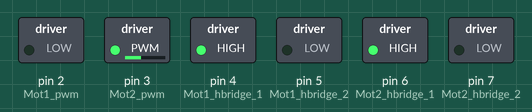
This sketch was run on a simulated Arduino Uno, built with avr-gcc and run on an emulated ATmega328P. On the bench: switched loads named in the sketch (green lamp = pin HIGH).

Above: at 0.05 s.
At 2.05 s:
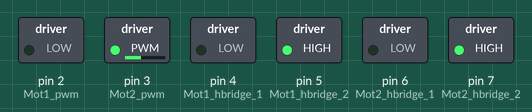
At 4.05 s:
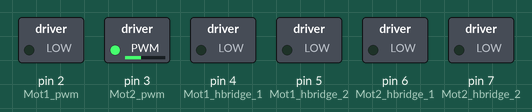
At 8.05 s:
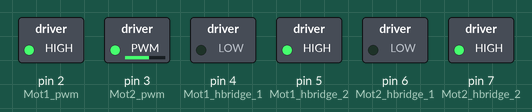
At 11.15 s:
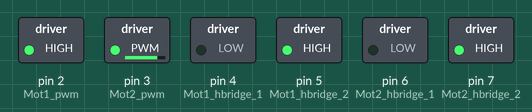
At 16.15 s:
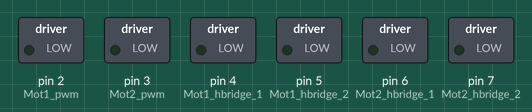
Timing chart, 0 to 21.1 s (numbered marks = the images above):
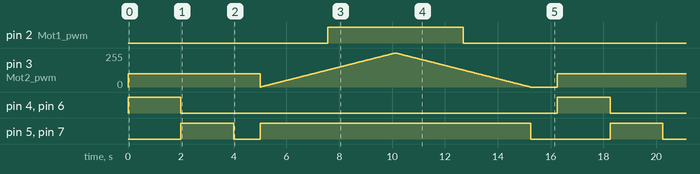

The sketch:

onboard_motor_test.ino
```cpp
// Motor 1 connections
int Mot1_pwm = 2;
int Mot1_hbridge_1 = 4;
int Mot1_hbridge_2 = 5;
// Motor 2 connections
int Mot2_pwm = 3;
int Mot2_hbridge_1 = 6;
int Mot2_hbridge_2 = 7;

void setup() {
	// Set all the motor control pins to outputs
	pinMode(Mot1_pwm, OUTPUT);
	pinMode(Mot2_pwm, OUTPUT);
	pinMode(Mot1_hbridge_1, OUTPUT);
	pinMode(Mot1_hbridge_2, OUTPUT);
	pinMode(Mot2_hbridge_1, OUTPUT);
	pinMode(Mot2_hbridge_2, OUTPUT);

	// Turn off motors - Initial state
	digitalWrite(Mot1_hbridge_1, LOW);
	digitalWrite(Mot1_hbridge_2, LOW);
	digitalWrite(Mot2_hbridge_1, LOW);
	digitalWrite(Mot2_hbridge_2, LOW);
}

void loop() {

	directionControl();
	delay(1000);
	speedControl();
	delay(1000);
}

// This function lets you control spinning direction of motors
void directionControl() {
	// Set motors to maximum speed
	// For PWM maximum possible values are 0 to 255
	analogWrite(Mot1_pwm, 100);
	analogWrite(Mot2_pwm, 100);

	// Turn on motor 1 & 2
	digitalWrite(Mot1_hbridge_1, HIGH);
	digitalWrite(Mot1_hbridge_2, LOW);
	digitalWrite(Mot2_hbridge_1, HIGH);
	digitalWrite(Mot2_hbridge_2, LOW);
	delay(2000);

	// Now change motor directions
	digitalWrite(Mot1_hbridge_1, LOW);
	digitalWrite(Mot1_hbridge_2, HIGH);
	digitalWrite(Mot2_hbridge_1, LOW);
	digitalWrite(Mot2_hbridge_2, HIGH);
	delay(2000);

	// Turn off motors
	digitalWrite(Mot1_hbridge_1, LOW);
	digitalWrite(Mot1_hbridge_2, LOW);
	digitalWrite(Mot2_hbridge_1, LOW);
	digitalWrite(Mot2_hbridge_2, LOW);
}

// This function lets you control speed of the motors
void speedControl() {
	// Turn on motors
	digitalWrite(Mot1_hbridge_1, LOW);
	digitalWrite(Mot1_hbridge_2, HIGH);
	digitalWrite(Mot2_hbridge_1, LOW);
	digitalWrite(Mot2_hbridge_2, HIGH);

	// Accelerate from zero to maximum speed
	for (int i = 0; i < 256; i++) {
		analogWrite(Mot1_pwm, i);
		analogWrite(Mot2_pwm, i);
		delay(20);
	}

	// Decelerate from maximum speed to zero
	for (int i = 255; i >= 0; --i) {
		analogWrite(Mot1_pwm, i);
		analogWrite(Mot2_pwm, i);
		delay(20);
	}

	// Now turn off motors
	digitalWrite(Mot1_hbridge_1, LOW);
	digitalWrite(Mot1_hbridge_2, LOW);
	digitalWrite(Mot2_hbridge_1, LOW);
	digitalWrite(Mot2_hbridge_2, LOW);
}
```

Measured:
- by itself, pin 2 (Mot1_pwm): alternates HIGH for 5.1 s and LOW for 11.1 s
- by itself, pin 4 (Mot1_hbridge_1), pin 6 (Mot2_hbridge_1): alternates HIGH for 2.0 s and LOW for 14.3 s
- by itself, pin 5 (Mot1_hbridge_2), pin 7 (Mot2_hbridge_2): repeats every 16.3 s: LOW 1.0 s, HIGH 10.3 s, LOW 3.0 s, HIGH 2.0 s
